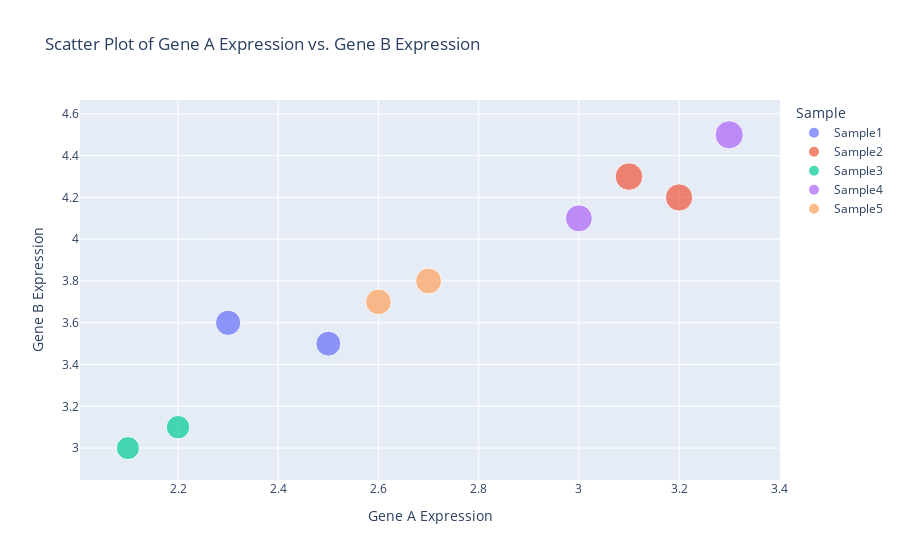

This figure's notebook cell:
### Code cell
import plotly.express as px

# Create a scatter plot for Gene_A_Expression vs Gene_B_Expression
fig = px.scatter(
    data_frame=data,                  # Your DataFrame
    x="Gene_A_Expression",            # X-axis: Gene_A_Expression
    y="Gene_B_Expression",            # Y-axis: Gene_B_Expression
    color="Sample",# Hue: Sample (for coloring)
    size="Gene_B_Expression",
    title="Scatter Plot of Gene A Expression vs. Gene B Expression",  # Title
    labels={"Gene_A_Expression": "Gene A Expression",  # X-axis label
            "Gene_B_Expression": "Gene B Expression"}, # Y-axis label
)

# Show the plot
fig.show()

### Figure 1 — Plotly figure (JSON) as saved in the notebook; plotly's stock layout.template omitted (floating-point values rounded to 4 significant figures)
{"data": [{"hovertemplate": "Sample=Sample1<br>Gene A Expression=%{x}<br>Gene B Expression=%{marker.size}<extra></extra>", "legendgroup": "Sample1", "marker": {"color": "#636efa", "size": [3.5, 3.6], "sizemode": "area", "sizeref": 0.01125, "symbol": "circle"}, "mode": "markers", "name": "Sample1", "orientation": "v", "showlegend": true, "type": "scatter", "x": [2.5, 2.3], "xaxis": "x", "y": [3.5, 3.6], "yaxis": "y"}, {"hovertemplate": "Sample=Sample2<br>Gene A Expression=%{x}<br>Gene B Expression=%{marker.size}<extra></extra>", "legendgroup": "Sample2", "marker": {"color": "#EF553B", "size": [4.2, 4.3], "sizemode": "area", "sizeref": 0.01125, "symbol": "circle"}, "mode": "markers", "name": "Sample2", "orientation": "v", "showlegend": true, "type": "scatter", "x": [3.2, 3.1], "xaxis": "x", "y": [4.2, 4.3], "yaxis": "y"}, {"hovertemplate": "Sample=Sample3<br>Gene A Expression=%{x}<br>Gene B Expression=%{marker.size}<extra></extra>", "legendgroup": "Sample3", "marker": {"color": "#00cc96", "size": [3, 3.1], "sizemode": "area", "sizeref": 0.01125, "symbol": "circle"}, "mode": "markers", "name": "Sample3", "orientation": "v", "showlegend": true, "type": "scatter", "x": [2.1, 2.2], "xaxis": "x", "y": [3, 3.1], "yaxis": "y"}, {"hovertemplate": "Sample=Sample4<br>Gene A Expression=%{x}<br>Gene B Expression=%{marker.size}<extra></extra>", "legendgroup": "Sample4", "marker": {"color": "#ab63fa", "size": [4.1, 4.5], "sizemode": "area", "sizeref": 0.01125, "symbol": "circle"}, "mode": "markers", "name": "Sample4", "orientation": "v", "showlegend": true, "type": "scatter", "x": [3, 3.3], "xaxis": "x", "y": [4.1, 4.5], "yaxis": "y"}, {"hovertemplate": "Sample=Sample5<br>Gene A Expression=%{x}<br>Gene B Expression=%{marker.size}<extra></extra>", "legendgroup": "Sample5", "marker": {"color": "#FFA15A", "size": [3.7, 3.8], "sizemode": "area", "sizeref": 0.01125, "symbol": "circle"}, "mode": "markers", "name": "Sample5", "orientation": "v", "showlegend": true, "type": "scatter", "x": [2.6, 2.7], "xaxis": "x", "y": [3.7, 3.8], "yaxis": "y"}], "layout": {"autosize": true, "legend": {"itemsizing": "constant", "title": {"text": "Sample"}, "tracegroupgap": 0}, "title": {"text": "Scatter Plot of Gene A Expression vs. Gene B Expression"}, "xaxis": {"anchor": "y", "autorange": true, "domain": [0, 1], "range": [1.995, 3.412], "title": {"text": "Gene A Expression"}, "type": "linear"}, "yaxis": {"anchor": "x", "autorange": true, "domain": [0, 1], "range": [2.753, 4.779], "title": {"text": "Gene B Expression"}, "type": "linear"}}}
